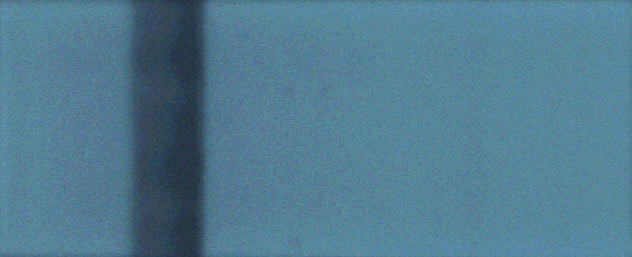
#> input picture BoundaryDetect/DetectSample/A/002S_c0_long_A3200.bmp, 632 x 257 px
$ python -i angle.py   (imports and definitions only)
#> lines starting #> are read from the running program, lines starting #| are printed output that depends on the picture
#> further down, picture is the input picture: shape (257, 632, 3); mean B, G, R 144.2, 123.4, 81.4
import numpy as np
import math
from enum import Enum
import cv2


#####
# @para : image -> cv2 read image
# @para : image002.jpg if degree > 70, use gaussian_args = 201 (suggest user could change this value)
# @return : [angle, start_point, end_point ] with format [int, [x:int, y:int], [x:int,y:int]]
###
def getAngle(image, gaussian_args=51):
#> called with gaussian_args = 51
    height = image.shape[0]
#> height = 257
    gray = cv2.cvtColor(image, cv2.COLOR_BGR2GRAY)
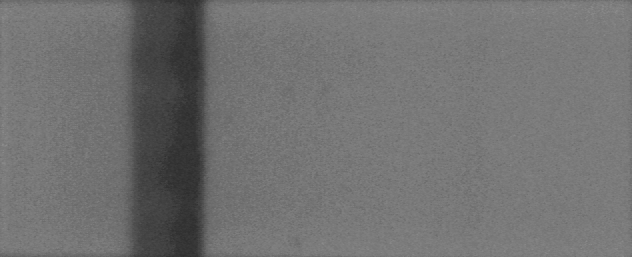
#> gray: shape (257, 632); min 44, max 140, mean 113.2
    gray = cv2.GaussianBlur(gray, (gaussian_args, gaussian_args), 0)
    ret, thresh = cv2.threshold(gray, 30, 200, 0)
#> thresh: shape (257, 632); every value is 200
    image = np.transpose(thresh)
#> image: shape (632, 257); every value is 200
    verify_set = []
    for x, x_data in enumerate(image):
        for y, y_data in enumerate(x_data):
            if y_data > 0:
                verify_set.append([x, height - y])
                break
#> after the loop, verify_set = 632 pairs, first value 0 to 631, second value 257 to 257

    data_len = len(verify_set)
#> data_len = 632
    start_point = int(data_len * 1 / 4)
#> start_point = 158
    end_point = int(data_len * 3 / 4)
#> end_point = 474
    angle = 0
    if start_point != end_point:
        slope = (verify_set[start_point][1] - verify_set[end_point][1]) / (
                    verify_set[start_point][0] - verify_set[end_point][0])
#> slope = 0
        angle = math.atan(slope) * 180 / math.pi
#> angle = 0
    angle = round(angle)
    angle *= -1
    return [angle, verify_set[start_point], verify_set[end_point], thresh]

>>> import cv2
>>> picture = cv2.imread('DetectSample/A/002S_c0_long_A3200.bmp')
>>> result = getAngle(picture)
#> result = 4 items

$ run again, on BoundaryDetect/DetectSample/A/A_Neg_2min.bmp
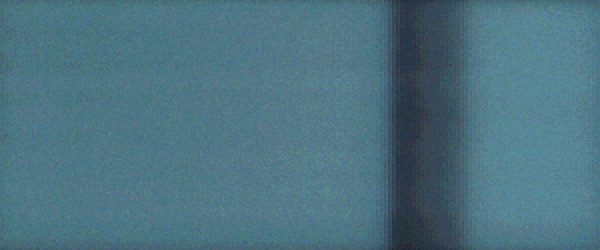
#> input picture BoundaryDetect/DetectSample/A/A_Neg_2min.bmp, 600 x 250 px
#> picture is the input picture: shape (250, 600, 3); mean B, G, R 129, 114.7, 76.7
#> in getAngle, `gray = cv2.cvtColor(image, cv2.COLOR_BGR2GRAY)`:
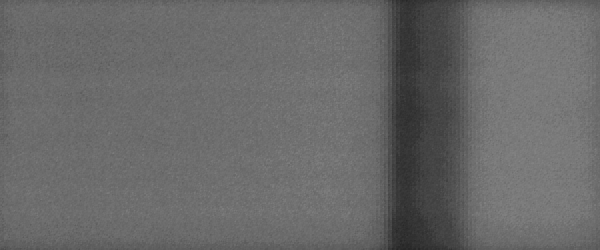
#> gray: shape (250, 600); min 37, max 134, mean 104.9
#> thresh: shape (250, 600); every value is 200
#> image: shape (600, 250); every value is 200
#> after the loop in getAngle, `for x, x_data in enumerate(image):`: verify_set = 600 pairs, first value 0 to 599, second value 250 to 250
#> data_len = 600
#> start_point = 150
#> end_point = 450
#> slope = 0
#> result = 4 items
